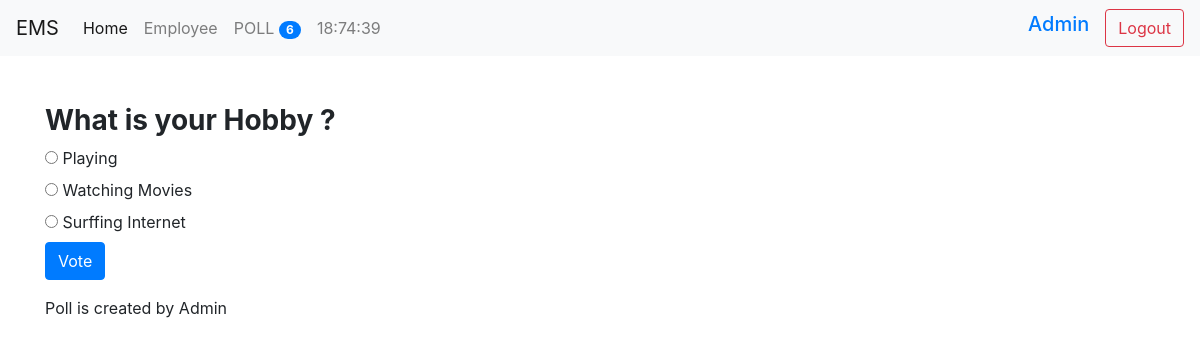
The page /polls/9/ (signed in) on the database its author committed.
### poll/models.py (models this page shows, shortened)
class ObjectTracking(models.Model):
    created_at = models.DateTimeField(auto_now_add=True)
    updated_at = models.DateTimeField(auto_now=True)
    class Meta:
        abstract = True
        ordering = ('-created_at',)

class Question(ObjectTracking):
    title = models.TextField(null=True, blank=True)
    status = models.CharField(default="inactive", max_length=10)
    created_by = models.ForeignKey(User, null=True, blank=True, on_delete=models.CASCADE)
    tags = models.ManyToManyField(Tag)
    @property
    def choices(self):
        return self.choice_set.all()

class Choice(models.Model):
    question = models.ForeignKey('poll.Question', on_delete=models.CASCADE)
    text = models.TextField(null=True, blank=True)
    created_at = models.DateTimeField(auto_now_add=True)
    updated_at = models.DateTimeField(auto_now=True)

### poll/views.py (the view, shortened to what this page needs)
# urls.py: path('polls/', include('poll.urls')),
@login_required(login_url='/login/')
def poll(request, id=None):
    context = {}
    if request.method == 'GET':
        try:
            question = Question.objects.get(id=id)
        except:
            raise Http404
        context['question'] = question
        return render(request, 'polls/poll.html', context)

### poll/context_processors.py (called while the page is built)
def polls_count(request):
    count = Question.objects.count()
    return {"polls_count": count}

def current_time(request):
    now = datetime.now()
    hour = now.strftime("%H")
    min = now.strftime("%M")
    sec = now.strftime("%S")
    myTime = now.strftime(f"{int(hour)+5}:{int(min)+30}:{sec}")
    print(myTime)
    return {"current_time": myTime}

### poll/templatetags/poll_extras.py (called while the page is built)
def upper(value, n):
    return value.upper()[0:n]

### ems/templates/polls/poll.html
{% extends 'base.html' %}
{% block content %}
<h3><b>{{question.title}}</b></h3>
<form method="post" action="/polls/{{question.id}}/"> {% csrf_token %}
    {% for choice in question.choices %}
        <input type="radio" name="choice" value="{{choice.id}}">
        <label>{{choice.text}}</label><br>
    {% empty %}
        <p>There is no choice in this question</p>
    {% endfor %}
    <button class="btn btn-primary" type="submit" value="Vote">Vote</button>
</form>
<p>Poll is created by {{question.created_by.first_name}}</p>
{% endblock content %}

### ems/templates/header.html (shortened to what this page needs)
{% load poll_extras %}
<nav class="navbar navbar-expand-lg navbar-light bg-light">
  <a class="navbar-brand" href="#">EMS</a>
  <div class="collapse navbar-collapse" id="navbarSupportedContent">
    <ul class="navbar-nav mr-auto">
      <li class="nav-item active">
        <a class="nav-link" href="/">Home <span class="sr-only">(current)</span></a>
      </li>
      <li class="nav-item">
        <a class="nav-link" href="{%url 'Employee_list'%}">{{"employee" | capfirst}}</a>
      </li>
      <li class="nav-item">
        <a class="nav-link" href="{%url 'Polls_list'%}">{{"Poll" | upper:None}}
          <span class="badge badge-primary badge-pill">{{polls_count}}</span></a>
      </li>
      <li class="nav-item">
          <span class="nav-link">{{current_time}}</span>
      </li>
    </ul>
    {% if user.is_authenticated %}
    <form class="form-inline my-2 my-lg-0" method="POST" action="/logout/">
      <h5 class="mx-3"><a href="/profile">{{request.user.first_name}}</a></h5>
      <input type="submit" class="btn btn-outline-danger" value="Logout">
    </form>
    {% endif %}
  </div>
</nav>

### rows shown on the page
Question: title "What is your Hobby ?", created_by.first_name "Admin"
Choice: text "Playing"
Choice: text "Watching Movies"
Choice: text "Surffing Internet"

### other values the page prints
{{ "employee" | capfirst }} "Employee"
{{ "Poll" | upper:None }} "POLL"
{{ polls_count }} "6"
{{ request.user.first_name }} "Admin"
